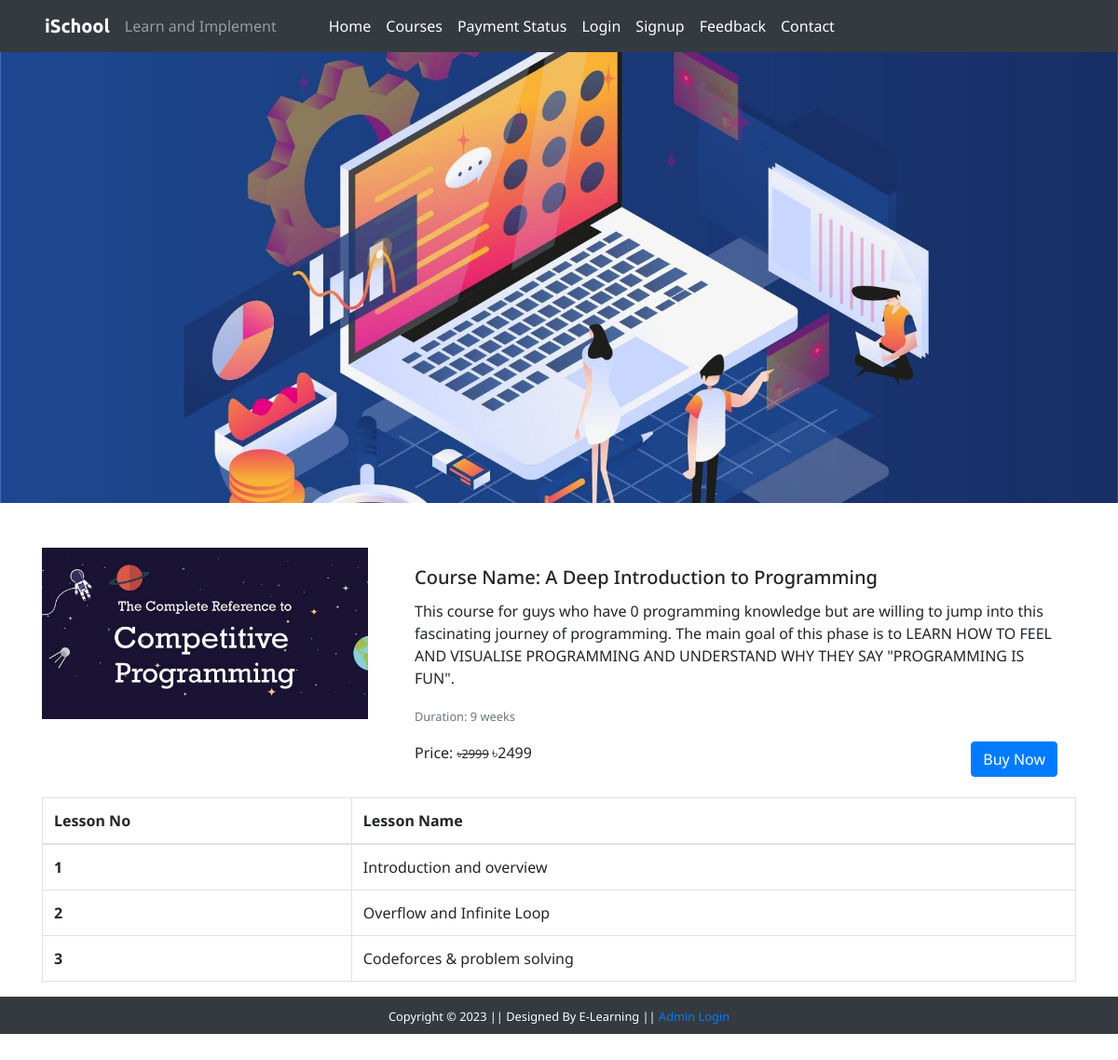
/courseDetails.php?courseID=48, run on the app's committed database.
### tables this page shows
CREATE TABLE `course` (
  `courseID` int(11) NOT NULL,
  `courseName` text NOT NULL,
  `courseDesc` text NOT NULL,
  `courseAuthor` varchar(255) NOT NULL,
  `courseImg` text NOT NULL,
  `courseDuration` text NOT NULL,
  `coursePrice` int(11) NOT NULL,
  `courseOriginalPrice` int(11) NOT NULL
);

CREATE TABLE `lesson` (
  `lessonId` int(11) NOT NULL,
  `lessonName` text NOT NULL,
  `lessonDesc` text NOT NULL,
  `lessonLink` text NOT NULL,
  `courseID` int(11) NOT NULL,
  `courseName` varchar(11) NOT NULL
);

### courseDetails.php (the view, shortened to what this page needs)
<?php
  include('./dbConnection.php');
?>
<!DOCTYPE html>
<html lang="en">
<head>
  <link rel="stylesheet" href="css/bootstrap.min.css">
  <link rel="stylesheet" href="css/all.min.css">
  <link rel="stylesheet" href="css/style.css">
  <link rel="stylesheet" href="https://maxcdn.bootstrapcdn.com/font-awesome/4.7.0/css/font-awesome.min.css">
  <link rel="stylesheet" href="https://stackpath.bootstrapcdn.com/bootstrap/4.5.0/css/bootstrap.min.css">
  <link rel="stylesheet" href="css/slider.css">
</head>
<body>
  <nav class="navbar navbar-expand-sm navbar-dark pl-5 fixed-top bg-dark">
    <a class="navbar-brand" href="index.php">iSchool</a>
    <span class="navbar-text">Learn and Implement</span>
    <div class="collapse navbar-collapse" id="navbarNavAltMarkup">
      <ul class="navbar-nav custom-nav pl-5">
        <li class="nav-item custom-nav-item"><a href="index.php" class="nav-link">Home</a></li>
        <li class="nav-item custom-nav-item"><a href="course.php" class="nav-link">Courses</a></li>
        <li class="nav-item custom-nav-item"><a href="paymentStatus.php" class="nav-link">Payment Status</a></li>
        <?php
          if (isset($_SESSION['isLogin'])) {
            echo '
            <li class="nav-item custom-nav-item"><a href="./student/studentProfile.php" class="nav-link">My Profile</a></li>
            <li class="nav-item custom-nav-item"><a href="logout.php" class="nav-link">Logout</a></li>
            ';
          } else {
            echo '
            <li class="nav-item custom-nav-item"><a href="#" class="nav-link" data-toggle="modal" data-target="#stuLoginModalCenter">Login</a></li>
            <li class="nav-item custom-nav-item"><a href="#" class="nav-link" data-toggle="modal" data-target="#stuRegModalCenter">Signup</a></li>
            ';
          }
        ?>
        <li class="nav-item custom-nav-item"><a href="./index.php#Feedback" class="nav-link">Feedback</a></li>
        <li class="nav-item custom-nav-item"><a href="./index.php#contact" class="nav-link">Contact</a></li>
      </ul>
    </div>
  </nav>
<div class="container-fluid bg-dark">
  <div class="row">
    <img src="./image/courseBanner.jpg" alt="courses" style="height: 500px; width: 100%; object-fit: cover; box-shadow: 10ppx;"/>
  </div>
</div>
<div class="container mt-5">
  <?php
    if (isset($_GET['courseID'])) {
      $courseID = $_GET['courseID'];
      $sql = "SELECT * FROM course WHERE courseID = '$courseID'";
      $result = $conn->query($sql);
      $row = $result->fetch_assoc();
    }
  ?>
  <div class="row">
    <div class="col-md-4">
      <img src="<?php echo str_replace('..', '.', $row['courseImg']); ?>" class="img-fluid rounded-start" alt="Picture">
    </div>
    <div class="col-md-8">
      <div class="card-body">
        <h5 class="card-title">Course Name: <?php echo $row['courseName']; ?></h5>
        <p class="card-text"><?php echo $row['courseDesc']; ?></p>
        <p class="card-text"><small class="text-muted">Duration: <?php echo $row['courseDuration']; ?></small></p>
        <form action="checkout.php" methos="GET">
          <p class="card-text d-inline">
            Price: <small><del>&#2547;<?php echo $row['courseOriginalPrice']; ?></del>  </small>
            <span class="font-weight-border">&#2547;<?php echo $row['coursePrice']; ?></span>
          </p>
          <button type="submit" class="btn btn-primary text-white font-weight-brlder float-right" name="buy">Buy Now</button>
        </form>
      </div>
    </div>
  </div>
  <div class="container mt-3">
    <div class="row">
      <table class="table table-bordered table-hover">
        <thead>
          <tr>
            <th scope="col">Lesson No</th>
            <th scope="col">Lesson Name</th>
          </tr>
        </thead>
        <tbody>
          <?php
            $courseID = $_GET['courseID'];
            $sql = "SELECT * FROM lesson WHERE courseID = '$courseID'";
            $result = $conn->query($sql);
            if ($result->num_rows > 0) {
              $num = 0;
              while ($row = $result->fetch_assoc()) {
                $num++;
                echo'
                  <tr>
                    <th scope="row">'.$num.'</th>
                    <td>'.$row['lessonName'].'</td>
                  </tr>
                ';
              }
            }
          ?>
        </tbody>
      </table>
    </div>
  </div>
</div>
<?php
  include('./mainInclude/footer.php');
?>

### css/style.css (style rules this page uses)
.navbar-brand { font-family: 'Ubuntu', sans-serif; font-size: 2em; font-weight: bold; color: #fff; }
.custom-nav .custom-nav-item a { color: #fff !important; }

### css/slider.css (style rules this page uses)
body { font-family: 'Noto Sans', sans-serif; padding: 40px 0; }

### data on the page
course: courseImg (picture), courseName "A Deep Introduction to Programming", courseDesc "This course for guys who have 0 programming knowledge but are willing to jump into this fascinating journey of programming. The main goal of this phase is to LEARN HOW TO FEEL AND VISUALISE PROGRAMMING AND UNDERSTAND WHY THEY SAY \"PROGRAMMING IS FUN\".", courseDuration "9 weeks", courseOriginalPrice "2999", coursePrice "2499"
lesson: lessonName "Introduction and overview"
lesson: lessonName "Overflow and Infinite Loop"
lesson: lessonName "Codeforces & problem solving"
